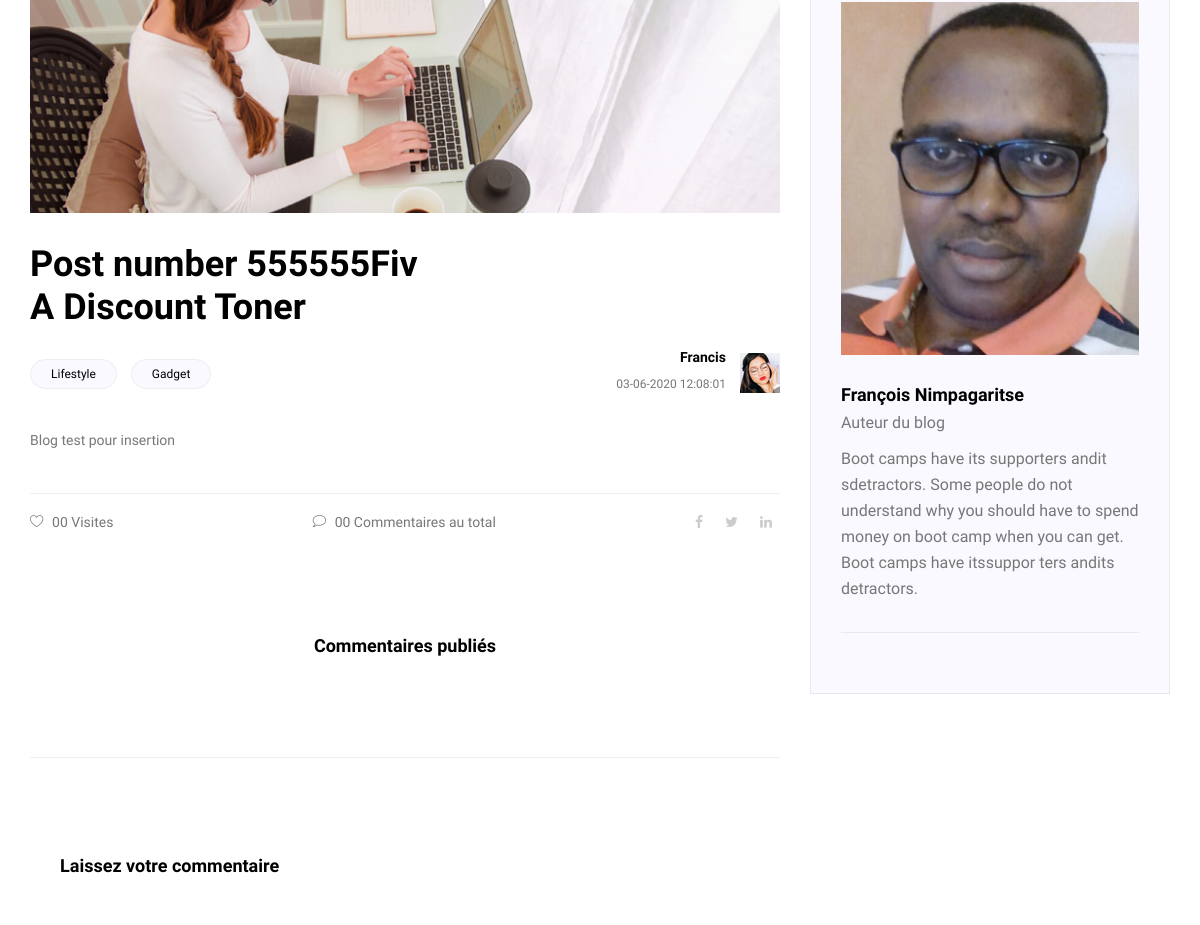
The page /posts/show/6 (middle part) on the database as committed earlier.
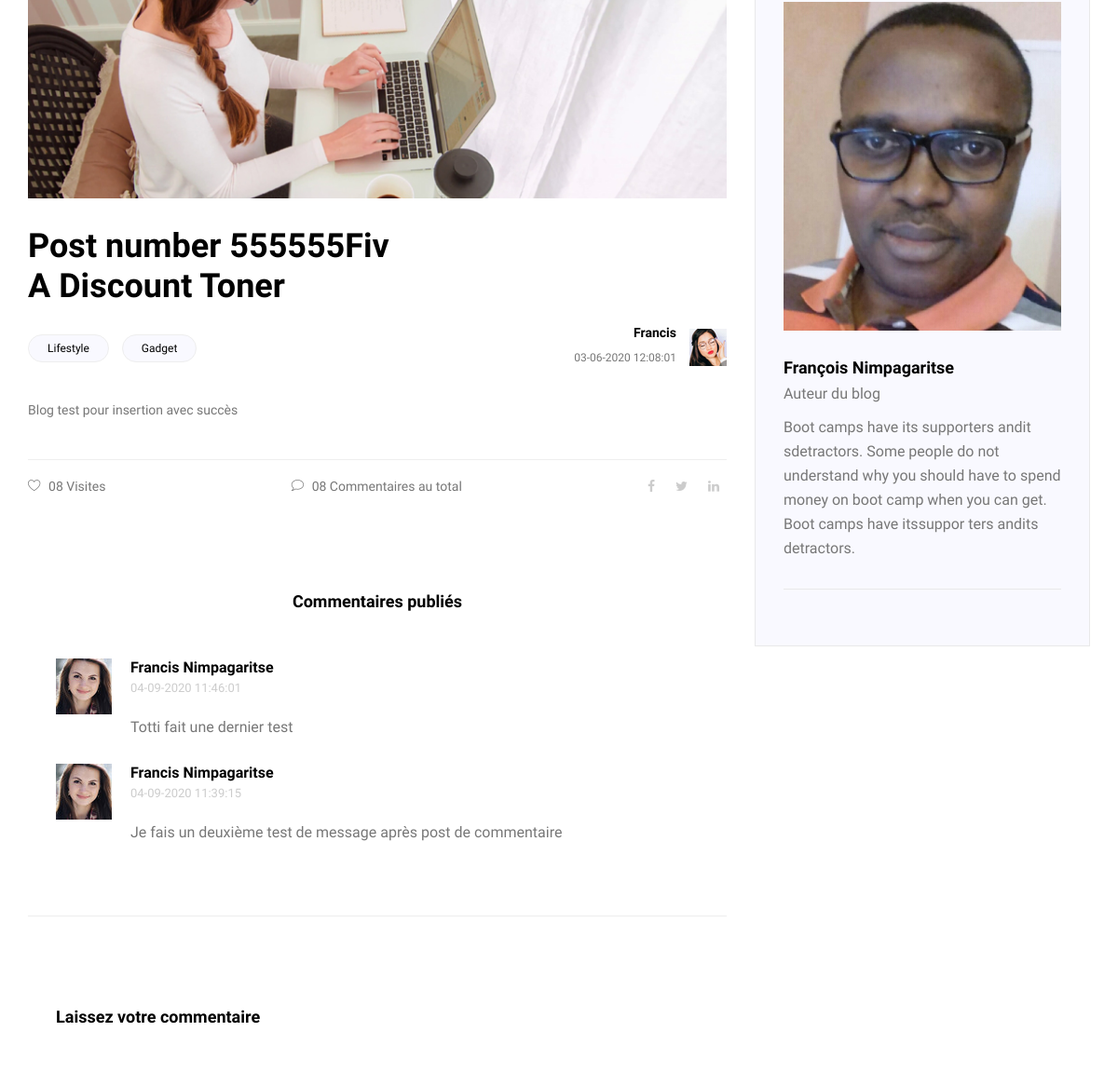
The same page on the database as committed later.
### tables this page shows
CREATE TABLE `posts` (
  `id` int(11) NOT NULL,
  `title` varchar(250) NOT NULL,
  `category` varchar(100) NOT NULL,
  `chapo` text NOT NULL,
  `content` text NOT NULL,
  `authorId` int(11) NOT NULL,
  `updatedAt` datetime NOT NULL DEFAULT CURRENT_TIMESTAMP,
  `postImage` varchar(250) NOT NULL,
  `status` varchar(50) NOT NULL DEFAULT 'attente'
);

CREATE TABLE `users` (
  `id` int(11) NOT NULL,
  `firstname` varchar(50) NOT NULL,
  `lastname` varchar(50) NOT NULL,
  `email` varchar(100) NOT NULL,
  `password` varchar(250) NOT NULL,
  `profile` varchar(20) NOT NULL DEFAULT 'standard',
  `updatedAt` datetime NOT NULL DEFAULT CURRENT_TIMESTAMP,
  `token` varchar(250) DEFAULT NULL
);

CREATE TABLE `comments` (
  `id` int(11) NOT NULL,
  `postid` int(11) NOT NULL,
  `message` text NOT NULL,
  `authorId` int(11) NOT NULL,
  `createdAt` datetime NOT NULL DEFAULT CURRENT_TIMESTAMP,
  `status` varchar(50) NOT NULL DEFAULT 'attente'
);

### controllers/PostsController.php (called while the page is built, shortened)
<?php
class PostsController extends Controller
{
    public function __construct()
    {
        $this->postManager = $this->loadModel("PostManager");
        $this->commentManager = $this->loadModel('CommentManager');
    }
    public function show()
    {
        $post = $this->postManager->showOneById($this->id);
        $comments = $this->commentManager->findCommentsByPost($this->id);
        $this->render('show',['post'=>$post, 'comments'=>$comments]);
    }
}

### core/Router.php (called while the page is built, shortened)
<?php
require_once 'Validator.php';
require_once($_ENV['APPROOT_REQUIRE'].'core/Controller.php');
$request = new HttpRequest();
if (!$request->getKeyExists('uc')) {
    $url[0] = "home";
} else {
    $url = explode('/',filter_var($request->getGet('uc'),FILTER_SANITIZE_URL));
}
try {
    $controller = new $controller();
    $action = $url[1] ?? "index";
    $controller->$action();
} catch(Exception $e) {
    header('Location: '. $_ENV['URL_PATH'].'home/page404');
}

### index.php (called while the page is built)
<?php
require_once 'core/Router.php';

### core/Validator.php (called while the page is built, shortened)
<?php
class Validator
{
    public static function escapingData($value)
    {
        $data = trim($value);
        $data = htmlspecialchars($data);
        return $data;
    }
}

### models/PostManager.php (called while the page is built, shortened)
<?php
class PostManager extends Model
{
    public function showOneById($id)
    {
        $pdo = $this->getPdo();
        $this->pdoStmt = $pdo->prepare('SELECT p.id, p.title, p.category, p.chapo, p.content,p.authorId, p.postImage, p.updatedAt, p.status, u.firstname, COUNT(c.id) as nbrComments FROM users u
        INNER JOIN posts p ON u.id = p.authorId LEFT JOIN comments c ON p.id = c.postid WHERE p.id = :id
        GROUP BY p.id, p.title, p.category, p.chapo, p.content, p.updatedAt, p.authorId, p.postImage, p.status, u.firstname
        ORDER BY p.updatedAt DESC LIMIT 1');
        $this->pdoStmt->bindValue(':id', $id, PDO::PARAM_INT);
        $this->pdoStmt->execute();
        $result = $this->pdoStmt->fetch(PDO::FETCH_OBJ);
        return $result;
    }
}

### models/CommentManager.php (called while the page is built, shortened)
<?php
class CommentManager extends Model
{
    public function findCommentsByPost($id)
    {
        $pdo = $this->getPdo();
        $this->pdoStmt = $pdo->prepare('SELECT c.id, c.postid, c.authorId, c.message, c.createdAt, c.status, u.firstname, u.lastname FROM posts p
        INNER JOIN comments c ON p.id = c.postid INNER JOIN users u ON c.authorId = u.id
        WHERE c.postid = :id AND c.status="publié"
        ORDER BY c.createdAt DESC');
        $this->pdoStmt->bindValue(':id', $id, PDO::PARAM_INT);
        $this->pdoStmt->execute();
        $comments = $this->pdoStmt->fetchAll(PDO::FETCH_OBJ);
        if (!$comments) {
            return null;
        } else {
            return $comments;
        }
    }
}

### views/showView.php (the view, shortened to what this page needs)
<div class="container-fluid pt-3">
        <section class="blog_area p_120 single-post-area">
            <div class="container">
                <div class="row">
                    <div class="col-lg-8">
       					<div class="main_blog_details">
       						<img class="img-fluid" src="<?=Validator::escapingData($this->env['URL_PATH'])?>public/visitor/img/blog/news-blog.jpg" alt="">
       						<a href="#"><h4><?=$post->title;?> <br /> A Discount Toner</h4></a>
       						<div class="user_details">
       							<div class="float-left">
       								<a href="#">Lifestyle</a>
       								<a href="#">Gadget</a>
       							</div>
       							<div class="float-right">
       								<div class="media">
       									<div class="media-body">
       										<h5><?=$post->firstname;?></h5>
       										<p><?=date_format(new DateTime($post->updatedAt),"d-m-Y H:i:s");?></p>
       									</div>
       									<div class="d-flex">
       										<img src="<?=Validator::escapingData($this->env['URL_PATH'])?>public/visitor/img/blog/user-img.jpg" alt="">
       									</div>
       								</div>
       							</div>
       						</div>
       						<p><?=$post->content;?></p>
							<div class="news_d_footer">
      							<a href="#"><i class="lnr lnr lnr-heart"></i><?="0".$post->nbrComments;?> Visites</a>
      							<a class="justify-content-center ml-auto" href="#"><i class="lnr lnr lnr-bubble"></i><?="0".$post->nbrComments;?> Commentaires au total</a>
      							<div class="news_socail ml-auto">
									<a href="#"><i class="fa fa-facebook"></i></a>
									<a href="#"><i class="fa fa-twitter"></i></a>
									<a href="#"><i class="fa fa-linkedin"></i></a>
								</div>
      						</div>
       					</div>
                        <div class="comments-area">
                            <h4>Commentaires publiés</h4>
                            <div class="comment-list">
                                <?php if(!$comments==null)
                                {
                                    foreach($comments as $comment): ?>
                                        <div class="single-comment justify-content-between d-flex">
                                            <div class="user justify-content-between d-flex">
                                                <div class="thumb">
                                                    <img src="<?=Validator::escapingData($this->env['URL_PATH'])?>public/visitor/img/blog/c1.jpg" alt="">
                                                </div>
                                                <div class="desc">
                                                    <h5><a href="#"><?=$comment->firstname.' '.$comment->lastname;?></a></h5>
                                                    <p class="date"><?=date_format(new DateTime($comment->createdAt),"d-m-Y H:i:s");?></p>
                                                    <p class="comment">
                                                        <?=$comment->message;?>
                                                    </p>
                                                </div>
                                            </div>
                                        </div>
                                    <?php endforeach;
                                } ?>
                            </div>
                        </div>
                        <div class="comment-form">
                            <h4>Laissez votre commentaire</h4>
                        </div>
        			</div>
                    <div class="col-lg-4">
                        <div class="blog_right_sidebar">
                            <aside class="single_sidebar_widget author_widget">
                                <img class="author_img img-fluid" src="<?=Validator::escapingData($this->env['URL_PATH'])?>public/visitor/img/blog/author.png" alt="">
                                <h4>François Nimpagaritse</h4>
                                <p>Auteur du blog</p>
                                <p>Boot camps have its supporters andit sdetractors. Some people do not understand why you should have to spend money on boot camp when you can get. Boot camps have itssuppor ters andits detractors.</p>
                                <div class="br"></div>
                            </aside>
                        </div>
                    </div>
                </div>
            </div>
        </section>
    <?php $content = ob_get_clean(); ?>
    <?php require('template.php'); ?>

### core/Controller.php (shortened to what this page needs)
<?php
abstract class Controller
{
    protected $env;
    public function __construct()
    {
        $this->env = $_ENV ?? [];
    }
    public function render(string $view, array $data = [])
    {
        extract($data);
        if (file_exists($this->env['APPROOT_REQUIRE'].'views/'.$view.'View.php')) {
            require_once($this->env['APPROOT_REQUIRE'].'views/'.$view.'View.php');
            return;
        }
    }
}

### views/header.php (shortened to what this page needs)
<!Doctype html>
<html lang="fr">
    <head>
       <link rel="stylesheet" href="<?=Validator::escapingData($this->env['URL_PATH'])?>public/visitor/css/bootstrap.css">
        <link rel="stylesheet" href="<?=Validator::escapingData($this->env['URL_PATH'])?>public/visitor/vendors/linericon/style.css">
        <link rel="stylesheet" href="<?=Validator::escapingData($this->env['URL_PATH'])?>public/visitor/css/font-awesome.min.css">
        <link rel="stylesheet" href="<?=Validator::escapingData($this->env['URL_PATH'])?>public/visitor/vendors/owl-carousel/owl.carousel.min.css">
        <link rel="stylesheet" href="<?=Validator::escapingData($this->env['URL_PATH'])?>public/visitor/vendors/lightbox/simpleLightbox.css">
        <link rel="stylesheet" href="<?=Validator::escapingData($this->env['URL_PATH'])?>public/visitor/vendors/nice-select/css/nice-select.css">
        <link rel="stylesheet" href="<?=Validator::escapingData($this->env['URL_PATH'])?>public/visitor/vendors/animate-css/animate.css">
        <link rel="stylesheet" href="<?=Validator::escapingData($this->env['URL_PATH'])?>public/visitor/vendors/jquery-ui/jquery-ui.css">
        <link rel="stylesheet" href="<?=Validator::escapingData($this->env['URL_PATH'])?>public/visitor/css/style.css">
        <link rel="stylesheet" href="<?=Validator::escapingData($this->env['URL_PATH'])?>public/visitor/css/myStyle.css">
        <link rel="stylesheet" href="<?=Validator::escapingData($this->env['URL_PATH'])?>public/visitor/css/responsive.css">
    </head>
    <body>

### views/template.php (shortened to what this page needs)
            <?php require_once('header.php'); ?>
            <?= $content ?>
        </div>
    </body>
</html>

### public/visitor/css/style.css (style rules this page uses)
a { text-decoration: none; -webkit-transition: all 0.3s ease-in-out; -o-transition: all 0.3s ease-in-out; transition: all 0.3s ease-in-out; }
body { line-height: 26px; font-size: 16px; font-family: "Inconsolata", monospace; font-weight: normal; color: #777777; }
h1, h2, h3, h4, h5, h6 { font-family: "Inconsolata", monospace; font-weight: bold; }
.p_120 { padding-top: 120px; padding-bottom: 120px; }
@media (min-width: 1200px) { .container { max-width: 1200px; } }
.header_area + section, .header_area + div { margin-top: 145px; }
.blog_right_sidebar { border: 1px solid #e9e9e9; padding: 30px; background: #f9f9ff; }
.blog_right_sidebar .author_widget { text-align: left; }
.blog_right_sidebar .author_widget h4 { font-size: 18px; line-height: 20px; color: #000; margin-bottom: 5px; margin-top: 30px; }
.blog_right_sidebar .author_widget p { margin-bottom: 10px; }
.blog_right_sidebar .br { width: 100%; height: 1px; background: #e9e9e9; margin: 30px 0px; }
.comments-area { background: #fff; border-bottom: 1px solid #eee; padding: 50px 30px; margin-top: 50px; }
.comments-area h4 { text-align: center; margin-bottom: 50px; color: #000; font-size: 18px; }
.comments-area h5 { font-size: 16px; font-weight: bold; margin-bottom: 0px; }
.comments-area a { color: #000; }
.comments-area .comment-list { padding-bottom: 48px; }
.comments-area .comment-list:last-child { padding-bottom: 0px; }
.comments-area .thumb { margin-right: 20px; }
.comments-area .date { font-size: 13px; color: #cccccc; margin-bottom: 13px; }
.comments-area .comment { color: #777777; margin-bottom: 0px; }
.comment-form { background: #fff; text-align: left; padding: 47px 30px 43px; margin-top: 50px; margin-bottom: 40px; }
.comment-form h4 { text-align: left; margin-bottom: 50px; font-size: 18px; line-height: 22px; color: #000; }
.main_blog_details h4 { font-size: 36px; font-weight: bold; color: #000; margin-bottom: 20px; margin-top: 30px; }
.main_blog_details .user_details { overflow: hidden; margin-bottom: 30px; }
.main_blog_details .user_details .float-left a { display: inline-block; border: 1px solid #eeeeee; text-align: center; padding: 0px 20px; font-size: 12px; color: #000; font-family: "Inconsolata", monospace; font-weight: 500; line-height: 28px; background: #f9f9ff; border-radius: 15px; -webkit-transition: all 300ms linear 0s; -o-transition: all 300ms linear 0s; transition: all 300ms linear 0s; margin-right: 10px; margin-top: 10px; }
.main_blog_details .user_details .float-right .media { text-align: right; vertical-align: middle; }
.main_blog_details .user_details .float-right .media .media-body { text-align: right; vertical-align: middle; -ms-flex-item-align: center; align-self: center; }
.main_blog_details .user_details .float-right .media .media-body h5 { margin-bottom: 0px; font-size: 14px; color: #000; margin-bottom: 5px; }
.main_blog_details .user_details .float-right .media .media-body p { font-size: 12px; color: #777777; margin-bottom: 0px; }
.main_blog_details .user_details .float-right .media .d-flex { padding-left: 14px; vertical-align: middle; -ms-flex-item-align: center; align-self: center; }
.main_blog_details p { font-size: 14px; color: #777777; margin-bottom: 15px; }
.main_blog_details .news_d_footer { overflow: hidden; border-top: 1px solid #eeeeee; display: -webkit-box; display: -ms-flexbox; display: flex; width: 100%; padding-top: 15px; margin-top: 40px; }
.main_blog_details .news_d_footer a { font-size: 14px; font-family: "Inconsolata", monospace; color: #777777; }
.main_blog_details .news_d_footer a i { padding-right: 8px; }
.main_blog_details .news_d_footer .news_socail a { margin-right: 10px; color: #cccccc; font-size: 14px; }
.main_blog_details .news_d_footer .news_socail a:last-child { margin-right: 0px; }
h4 { font-size: 18px; }
h5 { font-size: 16px; }

Rows that differ between the two databases and show on the page:
changed posts "Post number 555555Fiv": content "Blog test pour insertion" → "Blog test pour insertion avec succès"
added comments: authorId.firstname "Francis", authorId.lastname "Nimpagaritse", createdAt "04-09-2020 11:46:01", message "Totti fait une dernier test"
added comments: authorId.firstname "Francis", authorId.lastname "Nimpagaritse", createdAt "04-09-2020 11:39:15", message "Je fais un deuxième test de message après post de commentaire"
Other text that changed with them:
$post->nbrComments: "0" → "8"
